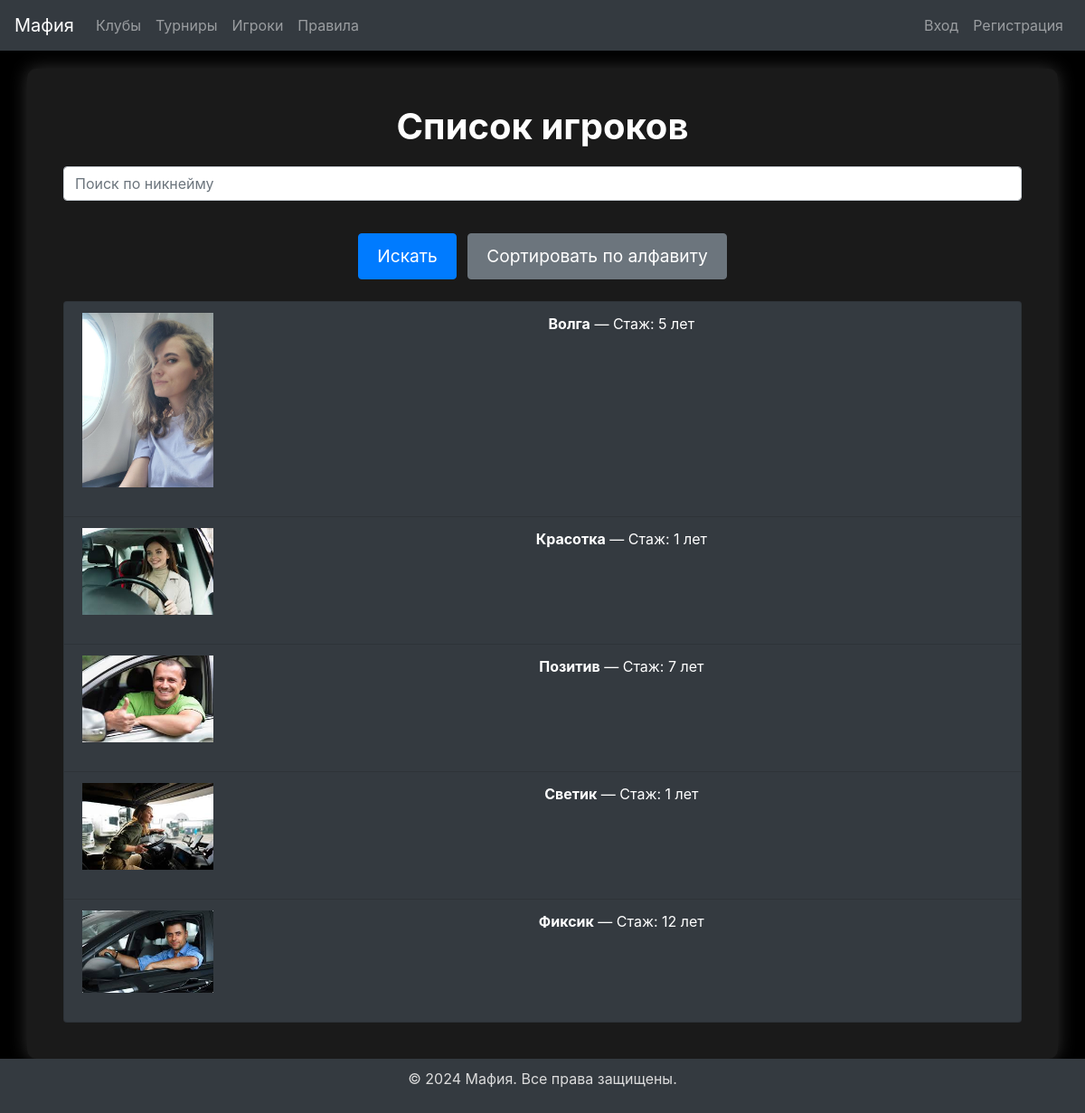
Screenshot of /players/ with the database file from the repository.
### players/models.py (models this page shows, shortened)
class Players(models.Model):
    nickname = models.CharField(max_length=50, verbose_name="Никнейм")
    experience = models.PositiveIntegerField(verbose_name="Опыт (в годах)")
    photo = models.ImageField(upload_to='photos/', blank=True, null=True, verbose_name="Фото")
    clubs = models.ManyToManyField(Club, blank=True, related_name='players', verbose_name="Клубы")

### players/views.py (the view)
# urls.py: path('', views.players_list, name='players'),
def players_list(request):
    search_query = request.GET.get('search', '')
    players = Players.objects.all()
    if search_query:
        players = players.filter(nickname__icontains=search_query)
    sort_by = request.GET.get('sort', '')
    if sort_by == 'alphabetical':
        players = players.order_by('nickname')
    return render(request, 'players/players_list.html', {'players': players})

### players/templates/players/players_list.html (shortened to what this page needs)
{% extends "base.html" %}
{% block content %}
    <h1>Список игроков</h1>
    <form method="get" action=".">
        <div class="form-group">
            <input type="text" name="search" class="form-control" placeholder="Поиск по никнейму">
        </div>
        <button type="submit" class="btn btn-primary">Искать</button>
        <a href="?sort=alphabetical" class="btn btn-secondary ml-2">Сортировать по алфавиту</a>
    </form>
    <div class="mt-4">
        {% if players %}
            <ul class="list-group">
                {% for player in players %}
                    <li class="list-group-item bg-dark text-white">
                        <div class="row">
                            <div class="col-md-2">
                                <img src="{{ player.photo.url }}" alt="{{ player.nickname }}" class="img-fluid">
                            </div>
                            <div class="col-md-10">
                                <strong>{{ player.nickname }}</strong> — Стаж: {{ player.experience }} лет
                            </div>
                        </div>
                    </li>
                {% endfor %}
            </ul>
        {% else %}
            <p>Нет игроков, соответствующих критериям поиска.</p>
        {% endif %}
    </div>
{% endblock %}

### templates/base.html (style rules this page uses)
body { background-color: black; color: white; text-align: center; }
h1, h2 { color: #fff; margin-bottom: 20px; font-weight: bold; }
img { width: 100%; height: auto; margin-bottom: 20px; }
.btn { margin-top: 20px; padding: 10px 20px; font-size: 1.2em; }

### rows the page displays
Players: photo (picture), nickname "Волга", experience "5"
Players: photo (picture), nickname "Красотка", experience "1"
Players: photo (picture), nickname "Позитив", experience "7"
Players: photo (picture), nickname "Светик", experience "1"
Players: photo (picture), nickname "Фиксик", experience "12"
